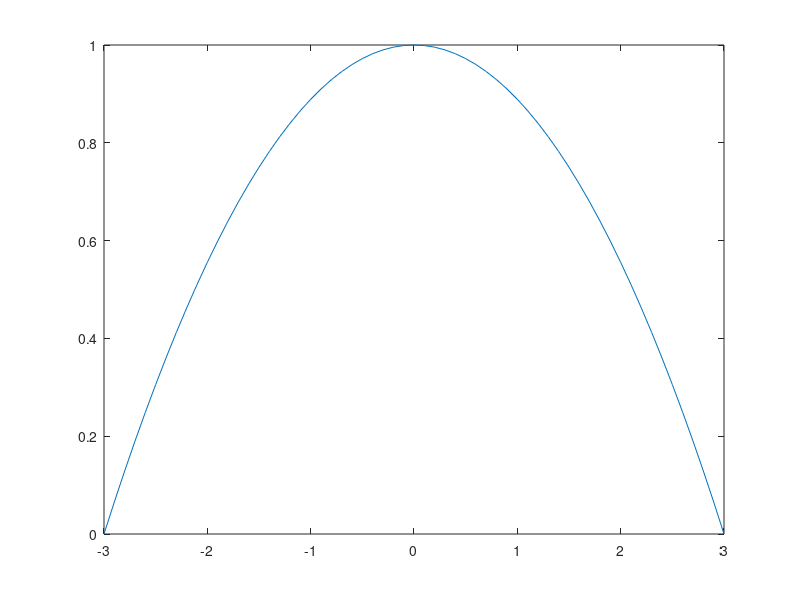

Write MATLAB code to recreate this figure.

% function TestGaussianOne

% TestGaussianOne;
%
%
%
% Khan 06/05/2012
 
%% Default params


%% Initialize


%% Main
x0=3;
x = -x0:.1:x0;
% y = GaussianOne(x);
% ex = exp(-0.5*x0.*x0);
ex = 1 - 0.5*x0.*x0;
% ef = exp(-0.5*x.*x);
ef = 1 - 0.5*x.*x;
y = (ef - ex)./(1 - ex);
figure; plot(x,y)

% end % Function

 
%% Note: type "doc hungarian" for variable prefix explanation.
